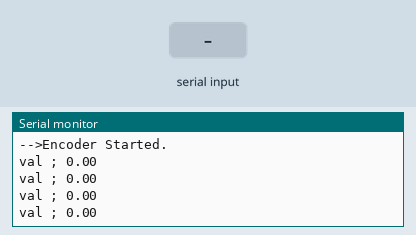
This sketch was run on a simulated Teensy 4. Parts: the last lines printed to the serial monitor. Inputs (shaded band) come from the test bench.

Above: at 1.8 s.
1.9 s: "1" received over the second serial link
At 2.4 s:
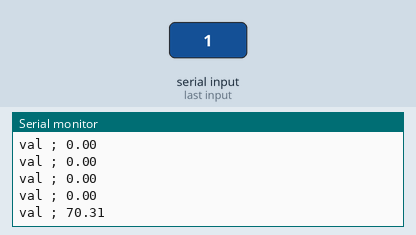
3.4 s: "0" received over the second serial link
At 3.9 s:
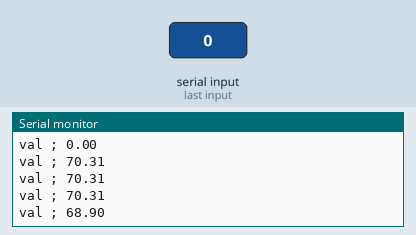
4.9 s: "2" received over the second serial link
At 5.4 s:
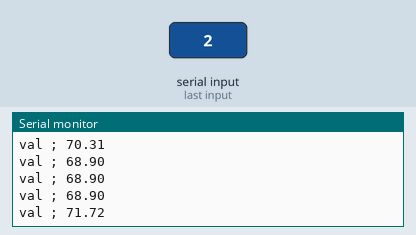
Timing chart, 0 to 7.9 s (numbered marks = the images above; inputs shaded):
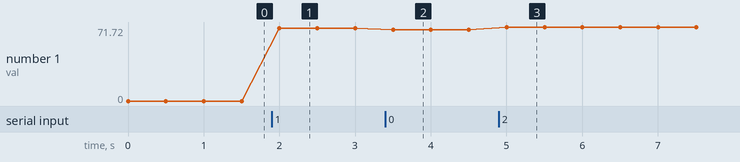

Measured:
- after the input at 1.9 s, the serial monitor: prints a new line after 0.10 s (image 1)
- after the input at 3.4 s, the serial monitor: prints a new line after 0.10 s (image 2)
- after the input at 4.9 s, the serial monitor: prints a new line after 0.10 s (image 3)
- plotted number 1: 0 → 70.31 after the input at 1.9 s, 70.31 → 68.9 after the input at 3.4 s, 68.9 → 71.72 after the input at 4.9 s

The sketch:

RLS_teensy_without_library.ino
```cpp
//#include "RLS_Encoder.h"
#include <SoftwareSerial.h>

#define PPR17 131072.0    // 17Bits 2^17
#define PPR18 262144.0    // 18Bits 2^18
#define baudRate 115200    //
#define RX    3   // *** D3, Pin 2
#define TX    4   // *** D4, Pin 3


//#define mySerial    Serial2
//SoftwareSerial mySerial(RX, TX);
/*
  union u_tag{
    byte b[4];
    float fval;
  } u;
*/
//=====[ VARIABLES ]============================================================

//RLS_Encoder enc;

byte data[4] = {0};
//int value = 0;
float enc1_val;

//=====[ SETUP ]================================================================
void setup() {
  Serial.begin(9600); while (!Serial);
  //Serial.println("Start");
  //enc.begin();
  RLS_begin();
  //enc.set_read();
  //RLS_set_read();
}

//=====[ LOOP ]=================================================================
void loop() {

  // Read first=this encoder position
  Serial2.flush();
  while (Serial2.available()) {
    //if (Serial2.read()=='1'){
    enc1_val = RLS_get_pos();
    if (enc1_val > 180.0)
      enc1_val -= 360.0;
    break;
  }
  Serial.print("val ; ");            // uncomment this for printing
  Serial.println(enc1_val);            // uncomment this for printing
  delay(500);
}
//==============================================================================

void RLS_begin() {
  Serial2.begin(115200);
  while (!Serial2);
  Serial.println("-->Encoder Started.");
}

void RLS_set_read() {
  RLS_unlock();
  Serial2.print(0x54); delay(5);    // Continues Read = 'T'
  Serial2.print(0x01); delay(5);    // Auto-start enable = 1
  Serial2.print(0x33); delay(5);    // Short response = '3'
  Serial2.print(0x00); delay(5);    // Period (250 micro-sec) (byte 8)
  Serial2.print(0xFA); delay(5);    // Period (250 micro-sec) (byte 9)
  Serial.println("--> Encoder Set to Continues read mode '1'.\n\tDont forget to start using 'start_response()'");
  RLS_save_conf();
  //RLS_Encoder::get_status();
}


void RLS_unlock() {
  Serial2.print(0xCD); delay(5);
  Serial2.print(0xEF); delay(5);
  Serial2.print(0x89); delay(5);
  Serial2.print(0xAB); delay(5);
}

float RLS_get_pos() {
  byte b1 = Serial2.read();
  byte b2 = Serial2.read();
  byte b3 = Serial2.read();
  uint32_t pos = b3 + (b2 << 8) + (b1 << 16);

  pos = (pos >> 7);
  float pos_ang = pos * 360.0 / PPR17;
  return pos_ang;
}

void RLS_save_conf() {
  RLS_unlock();
  Serial2.print(0x63); delay(5);    // save configuration parameters = 'c'
  Serial.println("--> Encoders Configurations saved.\nYou have to reset the Encoder.");
}
```
